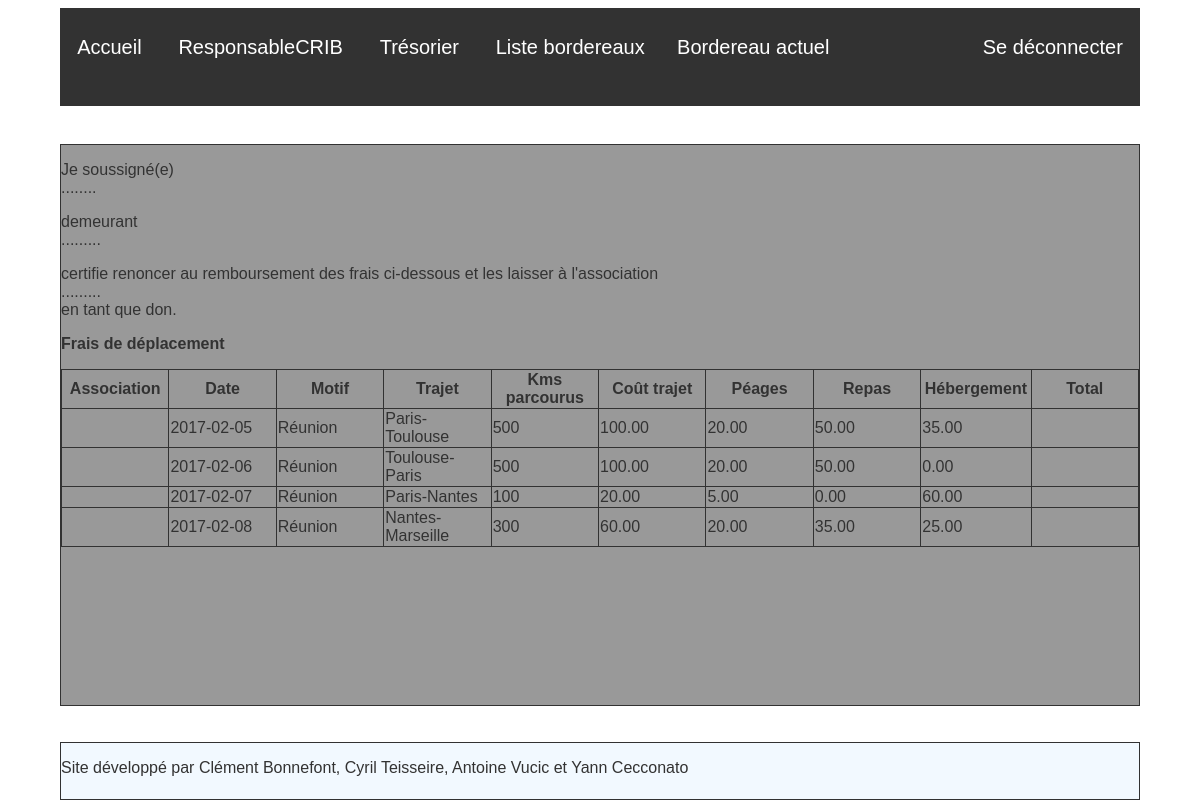
Page /Pages/Bordereau/bordereau2.php?annee=2017&idBordereau=1 (signed in) on the committed database.
### tables this page shows
CREATE TABLE `ligne_de_frais` (
  `IdFrais` int(11) NOT NULL,
  `DateFrais` date DEFAULT NULL,
  `Trajet` varchar(25) DEFAULT NULL,
  `Km` int(11) DEFAULT NULL,
  `CoutTrajet` decimal(15,2) DEFAULT NULL,
  `CoutPeage` decimal(15,2) DEFAULT NULL,
  `CoutRepas` decimal(15,2) DEFAULT NULL,
  `CoutHebergement` decimal(15,2) DEFAULT NULL,
  `CoutTotal` decimal(15,2) DEFAULT NULL,
  `IdBordereau` int(11) DEFAULT NULL,
  `IdMotifs` int(11) DEFAULT NULL
);

CREATE TABLE `motifs` (
  `IdMotifs` int(11) NOT NULL,
  `LibelleMotifs` varchar(30) DEFAULT NULL
);

### assets/DAO/DAO.php (called while the page is built, shortened)
<?php
class DAO{
    function __construct(){
        $user = "root";
        $password = "";
        $host = "localhost";
        $name = "fredi";
        $dsn = 'mysql:host=' . $host . ';dbname=' . $name;
        try {
            $pdo = new PDO($dsn, $user, $password, array(PDO::MYSQL_ATTR_INIT_COMMAND => "SET NAMES utf8"));
            $pdo->setAttribute(PDO::ATTR_ERRMODE, PDO::ERRMODE_EXCEPTION);
        } catch (PDOException $e) {
            echo("<p>Erreur lors de la connexion : " . $e->getMessage().'<p>');
        }
        $this->pdo = $pdo;
    }
}
?>

### assets/DAO/ligneDeFraisDAO.php (called while the page is built, shortened)
<?php
class ligneDeFraisDAO extends DAO {
    function findLigneDeFraisByYear($idBordereau,$annee){
        $sql = "select LF.* from ligne_de_frais LF , bordereau B where LF.IdBordereau = B.IdBordereau And B.IdBordereau = :idBordereau And B.Annee = :annee";
        try {
        $sth = $this->pdo->prepare($sql);
        $sth->execute(array(":idBordereau" => $idBordereau,
                            ":annee" => $annee
                            ));
        $rows = $sth->fetchAll(PDO::FETCH_ASSOC);
        } catch (PDOException $e) {
        throw new Exception("Erreur lors de la requête SQL : " . $e->getMessage());
        }
        $lignes = array();
        foreach ($rows as $row) {
        $lignes[] = new ligneDeFrais($row);
        }
        return $lignes;
    }
}
?>

### assets/class/ligneDeFrais.php (called while the page is built, shortened)
<?php
 class ligneDeFrais{
    private $dateFrais = "?";
    private $trajet = "?";
    private $km = "?";
    private $coutTrajet = "?";
    private $coutPeage = "?";
    private $coutRepas = "?";
    private $coutHebergement = "?";
    private $IDMotifs = "?";
    function get_dateFrais() {
        return $this->dateFrais;
    }
    function get_trajet() {
        return $this->trajet;
    }
    function get_km() {
        return $this->km;
    }
    function get_coutTrajet() {
        return $this->coutTrajet;
    }
    function get_coutPeage() {
        return $this->coutPeage;
    }
    function get_coutRepas() {
        return $this->coutRepas;
    }
    function get_coutHebergement() {
        return $this->coutHebergement;
    }
    function get_idMotifs() {
        return $this->IDMotifs;
    }
    function set_dateFrais($dateFrais) {
        $this->dateFrais = $dateFrais;
    }
    function set_trajet($trajet) {
        $this->trajet = $trajet;
    }
    function set_km($km) {
        $this->km = $km;
    }
    function set_coutTrajet($coutTrajet) {
        $this->coutTrajet = $coutTrajet;
    }
    function set_coutPeage($coutPeage) {
        $this->coutPeage = $coutPeage;
    }
    function set_coutRepas($coutRepas) {
        $this->coutRepas = $coutRepas;
    }
    function set_coutHebergement($coutHebergement) {
        $this->coutHebergement = $coutHebergement;
    }
    function set_idMotifs($IDMotifs) {
        $this->IDMotifs = $IDMotifs;
    }
    function hydrater(array $tableau) {
        foreach ($tableau as $cle => $valeur) {
            $methode = 'set_' . $cle;
        }
    }
}
?>

### assets/DAO/motifDAO.php (called while the page is built, shortened)
<?php
class motifDAO extends DAO {
  function find($idMotifs) {
    $sql = "select * from motifs where IdMotifs= :idMotifs";
    try {
      $sth = $this->pdo->prepare($sql);
      $sth->execute(array(":idMotifs" => $idMotifs));
      $row = $sth->fetch(PDO::FETCH_ASSOC);
    } catch (PDOException $e) {
      throw new Exception("Erreur lors de la requête SQL : " . $e->getMessage());
    }
    if ($row == NULL){
      return NULL;
  }else{
      $motif = new Motif($row);
      return $motif;
  }
}
}

### assets/class/motif.php (called while the page is built, shortened)
<?php
class Motif {
  private $LibelleMotifs = "?";
  function get_libelleMotifs() {
    return $this->LibelleMotifs;
  }
  function set_libelleMotifs($LibelleMotifs) {
    $this->LibelleMotifs = $LibelleMotifs;
  }
  function hydrater(array $tableau) {
    foreach ($tableau as $cle => $valeur) {
      $methode = 'set_' . $cle;
    }
  }
}

### Pages/Bordereau/bordereau2.php (the view, shortened to what this page needs)
<?php
    if (isset($_GET['annee']) && isset($_GET['idBordereau'])){
        $idBordereau = $_GET['idBordereau'];
        $annee = $_GET['annee'];
    }
    $ligneDeFraisDAO = new ligneDeFraisDAO();
    $lignesDeFrais = $ligneDeFraisDAO->findLigneDeFraisByYear($idBordereau,$annee);
    $motifDAO = new motifDAO();
?>
<!DOCTYPE html>
<html lang="fr">
  <head>
    <link rel="stylesheet" type="text/css" href="../../assets/css/styles.css"/>
  </head>
  <body>
    <header>
        <?php
          include "../../assets/include/menu2.php";
        ?>
    </header>
    <section>
        <div id="texte">
            <p>Je soussigné(e)<br/>........</p>
            <p>demeurant<br/>.........</p>
            <p>certifie renoncer au remboursement des frais ci-dessous et les laisser à l'association<br/>
            .........<br/>
            en tant que don.</p>
            <p><b>Frais de déplacement</b></p>
            <table class="tableBordereau">
                <tr>
                    <th class="thBordereau">Association</th>
                    <th class="thBordereau">Date</th>
                    <th class="thBordereau">Motif</th>
                    <th class="thBordereau">Trajet</th>
                    <th class="thBordereau">Kms parcourus</th>
                    <th class="thBordereau">Coût trajet</th>
                    <th class="thBordereau">Péages</th>
                    <th class="thBordereau">Repas</th>
                    <th class="thBordereau">Hébergement</th>
                    <th class="thBordereau">Total</th>
                </tr>
                <tr>
                <?php
                    foreach($lignesDeFrais as $ligneDeFrais){
                        $idMotifs= $ligneDeFrais->get_idMotifs();
                    }
                    $motif = $motifDAO->find($idMotifs);
                    foreach($lignesDeFrais as $ligneDeFrais){
                        echo "<td></td>";
                        echo "<td>".$ligneDeFrais->get_dateFrais()."</td>";
                        echo "<td>".$motif->get_LibelleMotifs()."</td>";
                        echo "<td>".$ligneDeFrais->get_trajet()."</td>";
                        echo "<td>".$ligneDeFrais->get_km()."</td>";
                        echo "<td>".$ligneDeFrais->get_coutTrajet()."</td>";
                        echo "<td>".$ligneDeFrais->get_coutPeage()."</td>";
                        echo "<td>".$ligneDeFrais->get_coutRepas()."</td>";
                        echo "<td>".$ligneDeFrais->get_coutHebergement()."</td>";
                        echo "<td>".$ligneDeFrais->get_coutTotal()."</td>";
                        echo '</tr>';
                    }
                ?>
            </table>
        </div>
    </section>
    <footer>
        <p>Site développé par Clément Bonnefont, Cyril Teisseire, Antoine Vucic et Yann Cecconato</p>
    </footer>
  </body>
</html>

### assets/include/menu2.php
<ul class="menu">
    <li class="bouton_gauche"><a href="../../index.php" class="a_menu">Accueil</a></li>
    <li class="bouton_gauche"><a href="../../Pages/ResponsableCrib/page_resp_crib.php" class="a_menu">ResponsableCRIB</a></li>
    <li class="bouton_gauche"><a href="../../Pages/Tresorier/pageTresorier.php" class="a_menu">Trésorier</a></li>
    <?php
    if (isset($_SESSION['email']) == false){
        echo '<li class="bouton_droite"><a href="../../Pages/Connection/login.php" class="a_menu">Se connecter</a></li>';
        echo '<li class="bouton_droite"><a href="../../Pages/Connection/registerUtil.php" class="a_menu">S\'enregistrer</a></li>';
    }else{
        echo '<li class="bouton_gauche"><a href="../../Pages/Bordereau/listeBordereaux.php" class="a_menu">Liste bordereaux</a></li>';
        echo '<li class="bouton_gauche"><a href="../../Pages/Bordereau/bordereau.php" class="a_menu">Bordereau actuel</a></li>';
        echo '<li class="bouton_droite"><a href="../../Pages/Connection/disconnect.php" class="a_menu">Se déconnecter</a></li>';
    }
    ?>
</ul>

### assets/css/styles.css (style rules this page uses)
html { font-family : Verdanan, arial, 'times news roman'; opacity: 0.8; padding: 0; margin: 0; }
body { margin: 0px; padding: 0px; background-size: cover; background-repeat:no-repeat; }
ul.menu li { display: inline; padding: 0 1.5% 0 1.5%; background-color: black; }
.a_menu { text-decoration: none; font-size : 20px; color : white; }
ul.menu { list-style-type: none; padding: 2.5% 0 2.5% 0; margin: 0; background-color: black; }
li.bouton_gauche { text-align: left; }
li.bouton_droite { float: right; }
header { position : absolute; left: 5%; right: 5%; top : 1%; bottom: 89%; height: 12%; font-size: 1em; background-color : black; border: 1px solid black; word-wrap : break-word; overflow: auto; }
section { position : absolute; height: 70%; left: 5%; right: 5%; top : 18%; background-color : grey; border: 1px solid black; word-wrap : break-word; overflow: auto; }
footer { position : absolute; left: 5%; right: 5%; bottom : 0%; height: 7%; background-color : #F0F8FF; border: 1px solid black; word-wrap : break-word; overflow: hidden; }
.tableBordereau { width: 100%; border: 1px; border-style: solid; color: black; }
.thBordereau { border: 1px solid black; width: 9.5%; }
table, th, td { border: 1px solid black; border-collapse: collapse; width: 9%; }

### rows in the picture
ligne_de_frais: DateFrais "2017-02-05", IdMotifs.LibelleMotifs "Réunion", Trajet "Paris-Toulouse", Km "500", CoutTrajet "100.00", CoutPeage "20.00", CoutRepas "50.00", CoutHebergement "35.00"
ligne_de_frais: DateFrais "2017-02-06", IdMotifs.LibelleMotifs "Réunion", Trajet "Toulouse-Paris", Km "500", CoutTrajet "100.00", CoutPeage "20.00", CoutRepas "50.00", CoutHebergement "0.00"
ligne_de_frais: DateFrais "2017-02-07", IdMotifs.LibelleMotifs "Réunion", Trajet "Paris-Nantes", Km "100", CoutTrajet "20.00", CoutPeage "5.00", CoutRepas "0.00", CoutHebergement "60.00"
ligne_de_frais: DateFrais "2017-02-08", IdMotifs.LibelleMotifs "Réunion", Trajet "Nantes-Marseille", Km "300", CoutTrajet "60.00", CoutPeage "20.00", CoutRepas "35.00", CoutHebergement "25.00"
